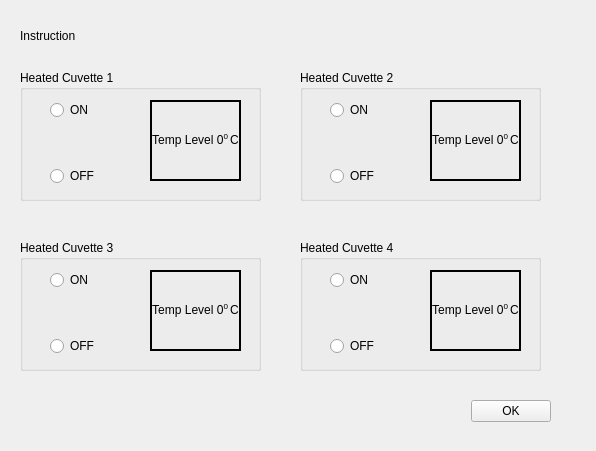
<?xml version="1.0" encoding="UTF-8"?>
<ui version="4.0">
 <class>MainMenu::CExternalTempTestDlg</class>
 <widget class="QWidget" name="MainMenu::CExternalTempTestDlg">
  <property name="geometry">
   <rect>
    <x>0</x>
    <y>0</y>
    <width>596</width>
    <height>451</height>
   </rect>
  </property>
  <property name="windowTitle">
   <string>Form</string>
  </property>
  <widget class="QLabel" name="instructionLabel">
   <property name="geometry">
    <rect>
     <x>20</x>
     <y>20</y>
     <width>561</width>
     <height>31</height>
    </rect>
   </property>
   <property name="text">
    <string>Instruction</string>
   </property>
  </widget>
  <widget class="QGroupBox" name="groupBox">
   <property name="geometry">
    <rect>
     <x>20</x>
     <y>70</y>
     <width>241</width>
     <height>131</height>
    </rect>
   </property>
   <property name="title">
    <string>Heated Cuvette 1</string>
   </property>
   <widget class="QLabel" name="cuvetteTemp1">
    <property name="geometry">
     <rect>
      <x>130</x>
      <y>30</y>
      <width>91</width>
      <height>81</height>
     </rect>
    </property>
    <property name="frameShape">
     <enum>QFrame::WinPanel</enum>
    </property>
    <property name="text">
     <string>&lt;html&gt;&lt;head/&gt;&lt;body&gt;&lt;p&gt;Temp Level 0&lt;span style=&quot; vertical-align:super;&quot;&gt;0 &lt;/span&gt;C&lt;/p&gt;&lt;/body&gt;&lt;/html&gt;</string>
    </property>
    <property name="alignment">
     <set>Qt::AlignCenter</set>
    </property>
    <property name="wordWrap">
     <bool>true</bool>
    </property>
   </widget>
   <widget class="QWidget" name="layoutWidget">
    <property name="geometry">
     <rect>
      <x>30</x>
      <y>30</y>
      <width>81</width>
      <height>86</height>
     </rect>
    </property>
    <layout class="QVBoxLayout" name="verticalLayout">
     <item>
      <widget class="QRadioButton" name="radioButton">
       <property name="text">
        <string>ON</string>
       </property>
      </widget>
     </item>
     <item>
      <spacer name="verticalSpacer">
       <property name="orientation">
        <enum>Qt::Vertical</enum>
       </property>
       <property name="sizeHint" stdset="0">
        <size>
         <width>20</width>
         <height>28</height>
        </size>
       </property>
      </spacer>
     </item>
     <item>
      <widget class="QRadioButton" name="radioButton_2">
       <property name="text">
        <string>OFF</string>
       </property>
      </widget>
     </item>
    </layout>
   </widget>
  </widget>
  <widget class="QGroupBox" name="groupBox_2">
   <property name="geometry">
    <rect>
     <x>300</x>
     <y>70</y>
     <width>241</width>
     <height>131</height>
    </rect>
   </property>
   <property name="title">
    <string>Heated Cuvette 2</string>
   </property>
   <widget class="QLabel" name="cuvetteTemp2">
    <property name="geometry">
     <rect>
      <x>130</x>
      <y>30</y>
      <width>91</width>
      <height>81</height>
     </rect>
    </property>
    <property name="frameShape">
     <enum>QFrame::WinPanel</enum>
    </property>
    <property name="text">
     <string>&lt;html&gt;&lt;head/&gt;&lt;body&gt;&lt;p&gt;Temp Level 0&lt;span style=&quot; vertical-align:super;&quot;&gt;0 &lt;/span&gt;C&lt;/p&gt;&lt;/body&gt;&lt;/html&gt;</string>
    </property>
    <property name="alignment">
     <set>Qt::AlignCenter</set>
    </property>
    <property name="wordWrap">
     <bool>true</bool>
    </property>
   </widget>
   <widget class="QWidget" name="layoutWidget">
    <property name="geometry">
     <rect>
      <x>30</x>
      <y>30</y>
      <width>81</width>
      <height>86</height>
     </rect>
    </property>
    <layout class="QVBoxLayout" name="verticalLayout_2">
     <item>
      <widget class="QRadioButton" name="radioButton_3">
       <property name="text">
        <string>ON</string>
       </property>
      </widget>
     </item>
     <item>
      <spacer name="verticalSpacer_2">
       <property name="orientation">
        <enum>Qt::Vertical</enum>
       </property>
       <property name="sizeHint" stdset="0">
        <size>
         <width>20</width>
         <height>28</height>
        </size>
       </property>
      </spacer>
     </item>
     <item>
      <widget class="QRadioButton" name="radioButton_4">
       <property name="text">
        <string>OFF</string>
       </property>
      </widget>
     </item>
    </layout>
   </widget>
  </widget>
  <widget class="QGroupBox" name="groupBox_3">
   <property name="geometry">
    <rect>
     <x>20</x>
     <y>240</y>
     <width>241</width>
     <height>131</height>
    </rect>
   </property>
   <property name="title">
    <string>Heated Cuvette 3</string>
   </property>
   <widget class="QLabel" name="cuvetteTemp3">
    <property name="geometry">
     <rect>
      <x>130</x>
      <y>30</y>
      <width>91</width>
      <height>81</height>
     </rect>
    </property>
    <property name="frameShape">
     <enum>QFrame::WinPanel</enum>
    </property>
    <property name="text">
     <string>&lt;html&gt;&lt;head/&gt;&lt;body&gt;&lt;p&gt;Temp Level 0&lt;span style=&quot; vertical-align:super;&quot;&gt;0 &lt;/span&gt;C&lt;/p&gt;&lt;/body&gt;&lt;/html&gt;</string>
    </property>
    <property name="alignment">
     <set>Qt::AlignCenter</set>
    </property>
    <property name="wordWrap">
     <bool>true</bool>
    </property>
   </widget>
   <widget class="QWidget" name="layoutWidget_2">
    <property name="geometry">
     <rect>
      <x>30</x>
      <y>30</y>
      <width>81</width>
      <height>86</height>
     </rect>
    </property>
    <layout class="QVBoxLayout" name="verticalLayout_3">
     <item>
      <widget class="QRadioButton" name="radioButton_5">
       <property name="text">
        <string>ON</string>
       </property>
      </widget>
     </item>
     <item>
      <spacer name="verticalSpacer_3">
       <property name="orientation">
        <enum>Qt::Vertical</enum>
       </property>
       <property name="sizeHint" stdset="0">
        <size>
         <width>20</width>
         <height>28</height>
        </size>
       </property>
      </spacer>
     </item>
     <item>
      <widget class="QRadioButton" name="radioButton_6">
       <property name="text">
        <string>OFF</string>
       </property>
      </widget>
     </item>
    </layout>
   </widget>
  </widget>
  <widget class="QGroupBox" name="groupBox_5">
   <property name="geometry">
    <rect>
     <x>300</x>
     <y>240</y>
     <width>241</width>
     <height>131</height>
    </rect>
   </property>
   <property name="title">
    <string>Heated Cuvette 4</string>
   </property>
   <widget class="QLabel" name="cuvetteTemp4">
    <property name="geometry">
     <rect>
      <x>130</x>
      <y>30</y>
      <width>91</width>
      <height>81</height>
     </rect>
    </property>
    <property name="frameShape">
     <enum>QFrame::WinPanel</enum>
    </property>
    <property name="text">
     <string>&lt;html&gt;&lt;head/&gt;&lt;body&gt;&lt;p&gt;Temp Level 0&lt;span style=&quot; vertical-align:super;&quot;&gt;0 &lt;/span&gt;C&lt;/p&gt;&lt;/body&gt;&lt;/html&gt;</string>
    </property>
    <property name="alignment">
     <set>Qt::AlignCenter</set>
    </property>
    <property name="wordWrap">
     <bool>true</bool>
    </property>
   </widget>
   <widget class="QWidget" name="layoutWidget_4">
    <property name="geometry">
     <rect>
      <x>30</x>
      <y>30</y>
      <width>81</width>
      <height>86</height>
     </rect>
    </property>
    <layout class="QVBoxLayout" name="verticalLayout_5">
     <item>
      <widget class="QRadioButton" name="radioButton_9">
       <property name="text">
        <string>ON</string>
       </property>
      </widget>
     </item>
     <item>
      <spacer name="verticalSpacer_5">
       <property name="orientation">
        <enum>Qt::Vertical</enum>
       </property>
       <property name="sizeHint" stdset="0">
        <size>
         <width>20</width>
         <height>28</height>
        </size>
       </property>
      </spacer>
     </item>
     <item>
      <widget class="QRadioButton" name="radioButton_10">
       <property name="text">
        <string>OFF</string>
       </property>
      </widget>
     </item>
    </layout>
   </widget>
  </widget>
  <widget class="QWidget" name="layoutWidget">
   <property name="geometry">
    <rect>
     <x>20</x>
     <y>400</y>
     <width>531</width>
     <height>77</height>
    </rect>
   </property>
   <layout class="QVBoxLayout" name="verticalLayout_4">
    <item>
     <layout class="QHBoxLayout" name="horizontalLayout">
      <item>
       <spacer name="horizontalSpacer">
        <property name="orientation">
         <enum>Qt::Horizontal</enum>
        </property>
        <property name="sizeHint" stdset="0">
         <size>
          <width>418</width>
          <height>20</height>
         </size>
        </property>
       </spacer>
      </item>
      <item>
       <widget class="QPushButton" name="okButton">
        <property name="text">
         <string>OK</string>
        </property>
       </widget>
      </item>
     </layout>
    </item>
    <item>
     <spacer name="verticalSpacer_4">
      <property name="orientation">
       <enum>Qt::Vertical</enum>
      </property>
      <property name="sizeHint" stdset="0">
       <size>
        <width>20</width>
        <height>40</height>
       </size>
      </property>
     </spacer>
    </item>
   </layout>
  </widget>
 </widget>
 <resources/>
 <connections/>
</ui>
